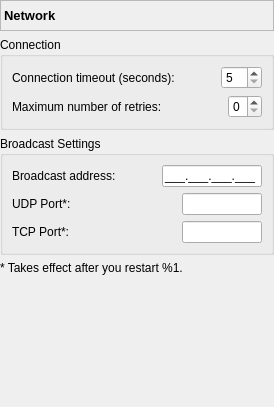
       <widget class="QWidget" name="pageNetwork">
        <layout class="QVBoxLayout" name="verticalLayout_25">
         <property name="margin">
          <number>0</number>
         </property>
         <item>
          <widget class="QLabel" name="lblNetworkPage">
           <property name="sizePolicy">
            <sizepolicy hsizetype="Preferred" vsizetype="Fixed">
             <horstretch>0</horstretch>
             <verstretch>0</verstretch>
            </sizepolicy>
           </property>
           <property name="minimumSize">
            <size>
             <width>0</width>
             <height>31</height>
            </size>
           </property>
           <property name="font">
            <font>
             <pointsize>10</pointsize>
             <weight>75</weight>
             <bold>true</bold>
            </font>
           </property>
           <property name="frameShape">
            <enum>QFrame::StyledPanel</enum>
           </property>
           <property name="frameShadow">
            <enum>QFrame::Sunken</enum>
           </property>
           <property name="text">
            <string>Network</string>
           </property>
          </widget>
         </item>
         <item>
          <widget class="QGroupBox" name="grpConnection">
           <property name="title">
            <string>Connection</string>
           </property>
           <layout class="QVBoxLayout" name="verticalLayout_23">
            <item>
             <layout class="QHBoxLayout" name="horizontalLayout_16">
              <item>
               <widget class="QLabel" name="lblTimeoutDesc">
                <property name="text">
                 <string>Connection timeout (seconds):</string>
                </property>
               </widget>
              </item>
              <item>
               <spacer name="horizontalSpacer_15">
                <property name="orientation">
                 <enum>Qt::Horizontal</enum>
                </property>
                <property name="sizeHint" stdset="0">
                 <size>
                  <width>40</width>
                  <height>20</height>
                 </size>
                </property>
               </spacer>
              </item>
              <item>
               <widget class="QSpinBox" name="spnTimeout">
                <property name="minimum">
                 <number>5</number>
                </property>
                <property name="maximum">
                 <number>60</number>
                </property>
               </widget>
              </item>
             </layout>
            </item>
            <item>
             <layout class="QHBoxLayout" name="horizontalLayout_17">
              <item>
               <widget class="QLabel" name="lblMaxRetriesDesc">
                <property name="text">
                 <string>Maximum number of retries:</string>
                </property>
               </widget>
              </item>
              <item>
               <spacer name="horizontalSpacer_16">
                <property name="orientation">
                 <enum>Qt::Horizontal</enum>
                </property>
                <property name="sizeHint" stdset="0">
                 <size>
                  <width>40</width>
                  <height>20</height>
                 </size>
                </property>
               </spacer>
              </item>
              <item>
               <widget class="QSpinBox" name="spnMaxRetries">
                <property name="minimum">
                 <number>0</number>
                </property>
                <property name="maximum">
                 <number>9</number>
                </property>
               </widget>
              </item>
             </layout>
            </item>
           </layout>
          </widget>
         </item>
         <item>
          <widget class="QGroupBox" name="grpBroadcast">
           <property name="title">
            <string>Broadcast Settings</string>
           </property>
           <layout class="QVBoxLayout" name="verticalLayout_24">
            <item>
             <layout class="QHBoxLayout" name="horizontalLayout_18">
              <item>
               <widget class="QLabel" name="lblBroadcastDesc">
                <property name="text">
                 <string>Broadcast address:</string>
                </property>
               </widget>
              </item>
              <item>
               <spacer name="horizontalSpacer_17">
                <property name="orientation">
                 <enum>Qt::Horizontal</enum>
                </property>
                <property name="sizeHint" stdset="0">
                 <size>
                  <width>40</width>
                  <height>20</height>
                 </size>
                </property>
               </spacer>
              </item>
              <item>
               <widget class="QLineEdit" name="txtBroadcast">
                <property name="sizePolicy">
                 <sizepolicy hsizetype="Minimum" vsizetype="Fixed">
                  <horstretch>0</horstretch>
                  <verstretch>0</verstretch>
                 </sizepolicy>
                </property>
                <property name="maximumSize">
                 <size>
                  <width>100</width>
                  <height>16777215</height>
                 </size>
                </property>
                <property name="inputMask">
                 <string notr="true">000.000.000.000;_</string>
                </property>
               </widget>
              </item>
             </layout>
            </item>
            <item>
             <layout class="QHBoxLayout" name="horizontalLayout_19">
              <item>
               <widget class="QLabel" name="lblUDPPortDesc">
                <property name="text">
                 <string>UDP Port*:</string>
                </property>
               </widget>
              </item>
              <item>
               <spacer name="horizontalSpacer_18">
                <property name="orientation">
                 <enum>Qt::Horizontal</enum>
                </property>
                <property name="sizeHint" stdset="0">
                 <size>
                  <width>40</width>
                  <height>20</height>
                 </size>
                </property>
               </spacer>
              </item>
              <item>
               <widget class="QLineEdit" name="txtUDPPort">
                <property name="sizePolicy">
                 <sizepolicy hsizetype="Minimum" vsizetype="Fixed">
                  <horstretch>0</horstretch>
                  <verstretch>0</verstretch>
                 </sizepolicy>
                </property>
                <property name="maximumSize">
                 <size>
                  <width>80</width>
                  <height>16777215</height>
                 </size>
                </property>
                <property name="inputMask">
                 <string notr="true">00000; </string>
                </property>
               </widget>
              </item>
             </layout>
            </item>
            <item>
             <layout class="QHBoxLayout" name="horizontalLayout_20">
              <item>
               <widget class="QLabel" name="lblTCPPortDesc">
                <property name="text">
                 <string>TCP Port*:</string>
                </property>
               </widget>
              </item>
              <item>
               <spacer name="horizontalSpacer_19">
                <property name="orientation">
                 <enum>Qt::Horizontal</enum>
                </property>
                <property name="sizeHint" stdset="0">
                 <size>
                  <width>40</width>
                  <height>20</height>
                 </size>
                </property>
               </spacer>
              </item>
              <item>
               <widget class="QLineEdit" name="txtTCPPort">
                <property name="sizePolicy">
                 <sizepolicy hsizetype="Minimum" vsizetype="Fixed">
                  <horstretch>0</horstretch>
                  <verstretch>0</verstretch>
                 </sizepolicy>
                </property>
                <property name="maximumSize">
                 <size>
                  <width>80</width>
                  <height>16777215</height>
                 </size>
                </property>
                <property name="inputMask">
                 <string notr="true">00000; </string>
                </property>
               </widget>
              </item>
             </layout>
            </item>
           </layout>
          </widget>
         </item>
         <item>
          <widget class="QLabel" name="lblFinePrint">
           <property name="text">
            <string>* Takes effect after you restart %1.</string>
           </property>
          </widget>
         </item>
         <item>
          <spacer name="verticalSpacer_7">
           <property name="orientation">
            <enum>Qt::Vertical</enum>
           </property>
           <property name="sizeHint" stdset="0">
            <size>
             <width>20</width>
             <height>132</height>
            </size>
           </property>
          </spacer>
         </item>
        </layout>
       </widget>
